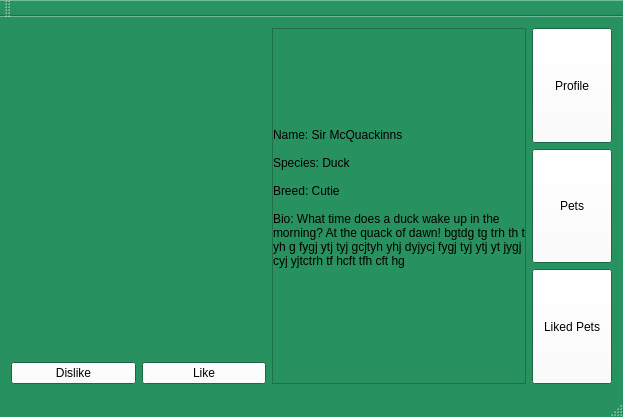
<?xml version="1.0" encoding="UTF-8"?>
<ui version="4.0">
 <class>Screen</class>
 <widget class="QMainWindow" name="Screen">
  <property name="geometry">
   <rect>
    <x>0</x>
    <y>0</y>
    <width>623</width>
    <height>417</height>
   </rect>
  </property>
  <property name="sizePolicy">
   <sizepolicy hsizetype="Maximum" vsizetype="Maximum">
    <horstretch>0</horstretch>
    <verstretch>0</verstretch>
   </sizepolicy>
  </property>
  <property name="palette">
   <palette>
    <active>
     <colorrole role="WindowText">
      <brush brushstyle="SolidPattern">
       <color alpha="255">
        <red>0</red>
        <green>0</green>
        <blue>0</blue>
       </color>
      </brush>
     </colorrole>
     <colorrole role="Button">
      <brush brushstyle="SolidPattern">
       <color alpha="255">
        <red>255</red>
        <green>255</green>
        <blue>255</blue>
       </color>
      </brush>
     </colorrole>
     <colorrole role="Light">
      <brush brushstyle="SolidPattern">
       <color alpha="255">
        <red>53</red>
        <green>255</green>
        <blue>164</blue>
       </color>
      </brush>
     </colorrole>
     <colorrole role="Midlight">
      <brush brushstyle="SolidPattern">
       <color alpha="255">
        <red>61</red>
        <green>255</green>
        <blue>217</blue>
       </color>
      </brush>
     </colorrole>
     <colorrole role="ButtonText">
      <brush brushstyle="SolidPattern">
       <color alpha="255">
        <red>0</red>
        <green>0</green>
        <blue>0</blue>
       </color>
      </brush>
     </colorrole>
     <colorrole role="Base">
      <brush brushstyle="SolidPattern">
       <color alpha="255">
        <red>51</red>
        <green>51</green>
        <blue>51</blue>
       </color>
      </brush>
     </colorrole>
     <colorrole role="Window">
      <brush brushstyle="SolidPattern">
       <color alpha="255">
        <red>39</red>
        <green>145</green>
        <blue>96</blue>
       </color>
      </brush>
     </colorrole>
    </active>
    <inactive>
     <colorrole role="WindowText">
      <brush brushstyle="SolidPattern">
       <color alpha="255">
        <red>0</red>
        <green>0</green>
        <blue>0</blue>
       </color>
      </brush>
     </colorrole>
     <colorrole role="Button">
      <brush brushstyle="SolidPattern">
       <color alpha="255">
        <red>255</red>
        <green>255</green>
        <blue>255</blue>
       </color>
      </brush>
     </colorrole>
     <colorrole role="Light">
      <brush brushstyle="SolidPattern">
       <color alpha="255">
        <red>53</red>
        <green>255</green>
        <blue>164</blue>
       </color>
      </brush>
     </colorrole>
     <colorrole role="Midlight">
      <brush brushstyle="SolidPattern">
       <color alpha="255">
        <red>61</red>
        <green>255</green>
        <blue>217</blue>
       </color>
      </brush>
     </colorrole>
     <colorrole role="ButtonText">
      <brush brushstyle="SolidPattern">
       <color alpha="255">
        <red>0</red>
        <green>0</green>
        <blue>0</blue>
       </color>
      </brush>
     </colorrole>
     <colorrole role="Base">
      <brush brushstyle="SolidPattern">
       <color alpha="255">
        <red>51</red>
        <green>51</green>
        <blue>51</blue>
       </color>
      </brush>
     </colorrole>
     <colorrole role="Window">
      <brush brushstyle="SolidPattern">
       <color alpha="255">
        <red>39</red>
        <green>145</green>
        <blue>96</blue>
       </color>
      </brush>
     </colorrole>
    </inactive>
    <disabled>
     <colorrole role="WindowText">
      <brush brushstyle="SolidPattern">
       <color alpha="127">
        <red>255</red>
        <green>255</green>
        <blue>255</blue>
       </color>
      </brush>
     </colorrole>
     <colorrole role="Button">
      <brush brushstyle="SolidPattern">
       <color alpha="255">
        <red>255</red>
        <green>255</green>
        <blue>255</blue>
       </color>
      </brush>
     </colorrole>
     <colorrole role="Light">
      <brush brushstyle="SolidPattern">
       <color alpha="255">
        <red>53</red>
        <green>255</green>
        <blue>164</blue>
       </color>
      </brush>
     </colorrole>
     <colorrole role="Midlight">
      <brush brushstyle="SolidPattern">
       <color alpha="255">
        <red>61</red>
        <green>255</green>
        <blue>217</blue>
       </color>
      </brush>
     </colorrole>
     <colorrole role="ButtonText">
      <brush brushstyle="SolidPattern">
       <color alpha="127">
        <red>255</red>
        <green>255</green>
        <blue>255</blue>
       </color>
      </brush>
     </colorrole>
     <colorrole role="Base">
      <brush brushstyle="SolidPattern">
       <color alpha="255">
        <red>39</red>
        <green>145</green>
        <blue>96</blue>
       </color>
      </brush>
     </colorrole>
     <colorrole role="Window">
      <brush brushstyle="SolidPattern">
       <color alpha="255">
        <red>39</red>
        <green>145</green>
        <blue>96</blue>
       </color>
      </brush>
     </colorrole>
    </disabled>
   </palette>
  </property>
  <property name="windowTitle">
   <string>Screen</string>
  </property>
  <widget class="QWidget" name="centralWidget">
   <property name="layoutDirection">
    <enum>Qt::LeftToRight</enum>
   </property>
   <property name="autoFillBackground">
    <bool>false</bool>
   </property>
   <layout class="QVBoxLayout" name="verticalLayout_2">
    <item>
     <layout class="QHBoxLayout" name="horizontalLayout" stretch="3,3,0">
      <item>
       <layout class="QVBoxLayout" name="verticalLayout_3" stretch="3,0">
        <item>
         <widget class="QLabel" name="animalImage">
          <property name="sizePolicy">
           <sizepolicy hsizetype="Preferred" vsizetype="Preferred">
            <horstretch>0</horstretch>
            <verstretch>0</verstretch>
           </sizepolicy>
          </property>
          <property name="maximumSize">
           <size>
            <width>10000</width>
            <height>10000</height>
           </size>
          </property>
          <property name="sizeIncrement">
           <size>
            <width>39</width>
            <height>29</height>
           </size>
          </property>
          <property name="autoFillBackground">
           <bool>true</bool>
          </property>
          <property name="text">
           <string/>
          </property>
          <property name="alignment">
           <set>Qt::AlignCenter</set>
          </property>
         </widget>
        </item>
        <item>
         <layout class="QHBoxLayout" name="horizontalLayout_2">
          <item>
           <widget class="QPushButton" name="pushButton_3">
            <property name="text">
             <string>Dislike</string>
            </property>
           </widget>
          </item>
          <item>
           <widget class="QPushButton" name="pushButton_2">
            <property name="text">
             <string>Like</string>
            </property>
           </widget>
          </item>
         </layout>
        </item>
       </layout>
      </item>
      <item>
       <widget class="QScrollArea" name="scrollArea">
        <property name="widgetResizable">
         <bool>true</bool>
        </property>
        <widget class="QWidget" name="scrollAreaWidgetContents_2">
         <property name="geometry">
          <rect>
           <x>0</x>
           <y>0</y>
           <width>252</width>
           <height>336</height>
          </rect>
         </property>
         <widget class="QLabel" name="animalCustomBio">
          <property name="geometry">
           <rect>
            <x>0</x>
            <y>0</y>
            <width>263</width>
            <height>338</height>
           </rect>
          </property>
          <property name="maximumSize">
           <size>
            <width>10000</width>
            <height>16777215</height>
           </size>
          </property>
          <property name="text">
           <string>Name: Sir McQuackinns

Species: Duck

Breed: Cutie

Bio: What time does a duck wake up in the morning? At the quack of dawn! bgtdg tg trh th th yh g fygj ytj tyj gcjtyh yhj dyjycj fygj tyj ytj yt jygj ty cyj yjtctrh tf hcft tfh cft hg</string>
          </property>
          <property name="wordWrap">
           <bool>true</bool>
          </property>
         </widget>
        </widget>
       </widget>
      </item>
      <item>
       <layout class="QVBoxLayout" name="verticalLayout">
        <item>
         <widget class="QPushButton" name="profileButton">
          <property name="maximumSize">
           <size>
            <width>10000</width>
            <height>10000</height>
           </size>
          </property>
          <property name="sizeIncrement">
           <size>
            <width>0</width>
            <height>0</height>
           </size>
          </property>
          <property name="layoutDirection">
           <enum>Qt::LeftToRight</enum>
          </property>
          <property name="text">
           <string>Profile</string>
          </property>
         </widget>
        </item>
        <item>
         <widget class="QPushButton" name="petListButton">
          <property name="maximumSize">
           <size>
            <width>10000</width>
            <height>10000</height>
           </size>
          </property>
          <property name="layoutDirection">
           <enum>Qt::LeftToRight</enum>
          </property>
          <property name="text">
           <string>Pets</string>
          </property>
         </widget>
        </item>
        <item>
         <widget class="QPushButton" name="likedPetsButton">
          <property name="maximumSize">
           <size>
            <width>10000</width>
            <height>10000</height>
           </size>
          </property>
          <property name="layoutDirection">
           <enum>Qt::LeftToRight</enum>
          </property>
          <property name="text">
           <string>Liked Pets</string>
          </property>
         </widget>
        </item>
       </layout>
      </item>
     </layout>
    </item>
   </layout>
  </widget>
  <widget class="QToolBar" name="mainToolBar">
   <attribute name="toolBarArea">
    <enum>TopToolBarArea</enum>
   </attribute>
   <attribute name="toolBarBreak">
    <bool>false</bool>
   </attribute>
  </widget>
  <widget class="QStatusBar" name="statusBar"/>
  <widget class="QMenuBar" name="menuBar">
   <property name="geometry">
    <rect>
     <x>0</x>
     <y>0</y>
     <width>623</width>
     <height>20</height>
    </rect>
   </property>
  </widget>
 </widget>
 <layoutdefault spacing="6" margin="11"/>
 <resources/>
 <connections/>
</ui>
